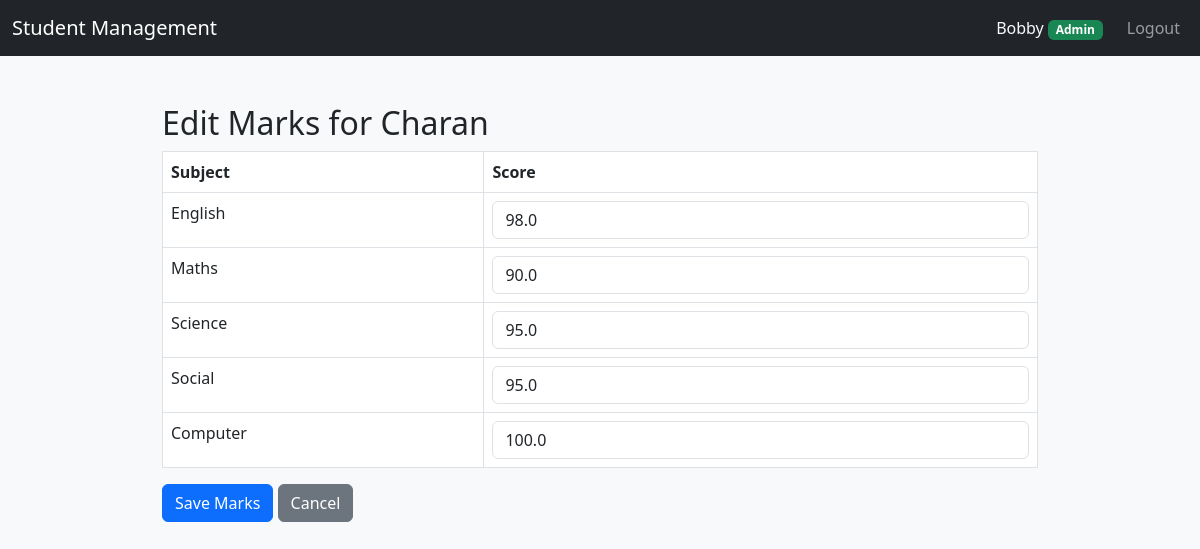
Page /student/1/marks/edit (signed in) on the committed database.
### app.py (models this page shows, shortened)
class User(UserMixin, db.Model):
    id = db.Column(db.Integer, primary_key=True)
    username = db.Column(db.String(120), unique=True, nullable=False)
    password_hash = db.Column(db.String(200), nullable=False)
    role = db.Column(db.String(20), default='student')  # 'admin' or 'student'
    students = db.relationship('Student', backref='user', lazy=True)

class Student(db.Model):
    id = db.Column(db.Integer, primary_key=True)
    name = db.Column(db.String(120), nullable=False)
    email = db.Column(db.String(120), nullable=False)
    course = db.Column(db.String(120))
    user_id = db.Column(db.Integer, db.ForeignKey('user.id'), nullable=True)
    marks = db.relationship('Mark', backref='student', lazy=True)

class Mark(db.Model):
    id = db.Column(db.Integer, primary_key=True)
    student_id = db.Column(db.Integer, db.ForeignKey('student.id'), nullable=False)
    subject = db.Column(db.String(120), nullable=False)
    score = db.Column(db.Float, nullable=False)

### app.py (the view, shortened to what this page needs)
@app.route('/student/<int:id>/marks/edit', methods=['GET', 'POST'])
@login_required
def edit_marks(id):
    if current_user.role != 'admin':
        flash('Only admins can edit marks', 'danger')
        return redirect(url_for('index'))
    student = Student.query.get_or_404(id)
    existing_marks = {mark.subject: mark for mark in student.marks}
    return render_template('student_marks.html', student=student, subjects=SUBJECTS)

### app.py (called while the page is built)
@login_manager.user_loader
def load_user(id):
    return User.query.get(int(id))

### templates/student_marks.html
{% extends 'base.html' %}
{% block content %}
  <h2>Edit Marks for {{ student.name }}</h2>
  <form method="post">
    <table class="table table-bordered">
      <thead>
        <tr>
          <th>Subject</th>
          <th>Score</th>
        </tr>
      </thead>
      <tbody>
        {% for subject in subjects %}
        <tr>
          <td>{{ subject }}</td>
          <td>
            <input type="number" step="0.01" min="0" max="100" name="score_{{ subject.replace(' ', '_')|lower }}" class="form-control" value="{{ student.marks|selectattr('subject','equalto',subject)|map(attribute='score')|first or '' }}">
          </td>
        </tr>
        {% endfor %}
      </tbody>
    </table>
    <div class="mt-3">
      <button type="submit" class="btn btn-primary">Save Marks</button>
      <a href="{{ url_for('view_student', id=student.id) }}" class="btn btn-secondary">Cancel</a>
    </div>
  </form>
{% endblock %}

### templates/base.html (shortened to what this page needs)
<!doctype html>
<html lang="en">
<head>
  <link href="https://cdn.jsdelivr.net/npm/bootstrap@5.3.0/dist/css/bootstrap.min.css" rel="stylesheet">
  <link rel="stylesheet" href="{{ url_for('static', filename='css/style.css') }}">
</head>
<body>
  <nav class="navbar navbar-expand-lg navbar-dark bg-dark mb-4">
    <div class="container-fluid">
      <a class="navbar-brand" href="{{ url_for('index') }}">Student Management</a>
      <div class="collapse navbar-collapse" id="navbarNav">
        <ul class="navbar-nav ms-auto">
          {% if current_user.is_authenticated %}
            <li class="nav-item d-flex align-items-center">
              <span class="navbar-text text-light me-3">
                {{ current_user.username }}
                <span class="badge bg-{{ 'success' if current_user.role == 'admin' else 'secondary' }}">
                  {{ 'Admin' if current_user.role == 'admin' else 'Student' }}
                </span>
              </span>
            </li>
            <li class="nav-item">
              <a class="nav-link" href="{{ url_for('logout') }}">Logout</a>
            </li>
          {% endif %}
        </ul>
      </div>
    </div>
  </nav>
  <div class="container py-4">
    {% block content %}{% endblock %}
  </div>
</body>
</html>

### static/css/style.css (style rules this page uses)
body { background: #f8f9fa; }
.container { max-width: 900px; }

### rows in the picture
User: username "Bobby", role "Admin"
Student: name "Charan"
Mark: subject "English", marks|selectattr "98.0"
Mark: subject "Maths", marks|selectattr "90.0"
Mark: subject "Science", marks|selectattr "95.0"
Mark: subject "Social", marks|selectattr "95.0"
Mark: subject "Computer", marks|selectattr "100.0"
